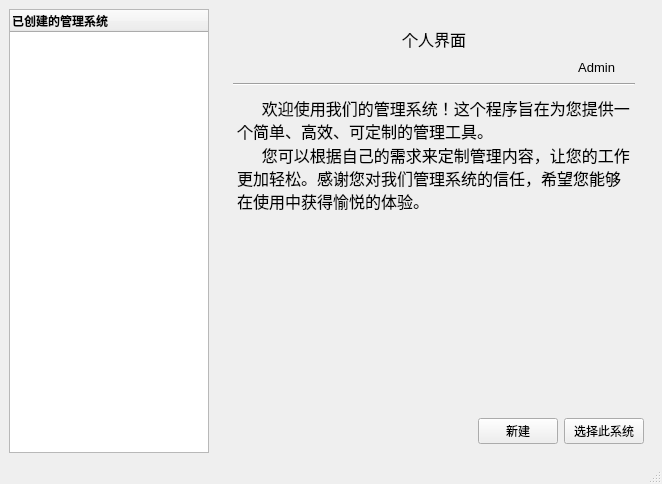
<?xml version="1.0" encoding="UTF-8"?>
<ui version="4.0">
 <class>Personal_MainWindow</class>
 <widget class="QMainWindow" name="Personal_MainWindow">
  <property name="geometry">
   <rect>
    <x>0</x>
    <y>0</y>
    <width>662</width>
    <height>484</height>
   </rect>
  </property>
  <property name="windowTitle">
   <string>个人界面</string>
  </property>
  <widget class="QWidget" name="centralwidget">
   <layout class="QHBoxLayout" name="horizontalLayout">
    <item>
     <widget class="QTreeWidget" name="treeWidget">
      <property name="sizePolicy">
       <sizepolicy hsizetype="Maximum" vsizetype="Expanding">
        <horstretch>0</horstretch>
        <verstretch>0</verstretch>
       </sizepolicy>
      </property>
      <property name="minimumSize">
       <size>
        <width>200</width>
        <height>0</height>
       </size>
      </property>
      <property name="maximumSize">
       <size>
        <width>200</width>
        <height>16777215</height>
       </size>
      </property>
      <column>
       <property name="text">
        <string>已创建的管理系统</string>
       </property>
       <property name="font">
        <font>
         <weight>75</weight>
         <bold>true</bold>
        </font>
       </property>
      </column>
     </widget>
    </item>
    <item>
     <widget class="QWidget" name="widget" native="true">
      <layout class="QVBoxLayout" name="verticalLayout">
       <item>
        <widget class="QStackedWidget" name="stackedWidget">
         <property name="currentIndex">
          <number>0</number>
         </property>
         <widget class="QWidget" name="page">
          <layout class="QVBoxLayout" name="verticalLayout_3">
           <item>
            <layout class="QGridLayout" name="gridLayout">
             <property name="bottomMargin">
              <number>0</number>
             </property>
             <property name="horizontalSpacing">
              <number>6</number>
             </property>
             <item row="0" column="0">
              <widget class="QLabel" name="introduce">
               <property name="font">
                <font>
                 <family>Adobe 黑体 Std R</family>
                 <pointsize>12</pointsize>
                 <weight>50</weight>
                 <italic>false</italic>
                 <bold>false</bold>
                </font>
               </property>
               <property name="text">
                <string>个人界面</string>
               </property>
               <property name="alignment">
                <set>Qt::AlignCenter</set>
               </property>
              </widget>
             </item>
             <item row="1" column="0">
              <layout class="QHBoxLayout" name="horizontalLayout_3">
               <property name="bottomMargin">
                <number>0</number>
               </property>
               <item>
                <widget class="QLabel" name="account_lab">
                 <property name="font">
                  <font>
                   <pointsize>10</pointsize>
                  </font>
                 </property>
                 <property name="layoutDirection">
                  <enum>Qt::LeftToRight</enum>
                 </property>
                 <property name="text">
                  <string>Admin</string>
                 </property>
                 <property name="scaledContents">
                  <bool>false</bool>
                 </property>
                 <property name="alignment">
                  <set>Qt::AlignRight|Qt::AlignTrailing|Qt::AlignVCenter</set>
                 </property>
                </widget>
               </item>
               <item>
                <spacer name="horizontalSpacer_2">
                 <property name="orientation">
                  <enum>Qt::Horizontal</enum>
                 </property>
                 <property name="sizeType">
                  <enum>QSizePolicy::Fixed</enum>
                 </property>
                 <property name="sizeHint" stdset="0">
                  <size>
                   <width>20</width>
                   <height>20</height>
                  </size>
                 </property>
                </spacer>
               </item>
              </layout>
             </item>
             <item row="3" column="0">
              <widget class="QTextBrowser" name="textBrowser">
               <property name="font">
                <font>
                 <family>Adobe 黑体 Std R</family>
                </font>
               </property>
               <property name="autoFillBackground">
                <bool>false</bool>
               </property>
               <property name="styleSheet">
                <string notr="true">background:transparent;border-width:0;border-style:outset</string>
               </property>
               <property name="tabChangesFocus">
                <bool>false</bool>
               </property>
               <property name="html">
                <string>&lt;!DOCTYPE HTML PUBLIC &quot;-//W3C//DTD HTML 4.0//EN&quot; &quot;http://www.w3.org/TR/REC-html40/strict.dtd&quot;&gt;
&lt;html&gt;&lt;head&gt;&lt;meta name=&quot;qrichtext&quot; content=&quot;1&quot; /&gt;&lt;style type=&quot;text/css&quot;&gt;
p, li { white-space: pre-wrap; }
&lt;/style&gt;&lt;/head&gt;&lt;body style=&quot; font-family:'Adobe 黑体 Std R'; font-size:9pt; font-weight:400; font-style:normal;&quot;&gt;
&lt;p style=&quot; margin-top:0px; margin-bottom:0px; margin-left:0px; margin-right:0px; -qt-block-indent:0; text-indent:0px;&quot;&gt;&lt;span style=&quot; font-size:12pt;&quot;&gt;      欢迎使用我们的管理系统！这个程序旨在为您提供一个简单、高效、可定制的管理工具。&lt;/span&gt;&lt;/p&gt;
&lt;p style=&quot; margin-top:0px; margin-bottom:0px; margin-left:0px; margin-right:0px; -qt-block-indent:0; text-indent:0px;&quot;&gt;&lt;span style=&quot; font-size:12pt;&quot;&gt;      您可以根据自己的需求来定制管理内容，让您的工作更加轻松。感谢您对我们管理系统的信任，希望您能够在使用中获得愉悦的体验。&lt;/span&gt;&lt;/p&gt;&lt;/body&gt;&lt;/html&gt;</string>
               </property>
              </widget>
             </item>
             <item row="4" column="0">
              <spacer name="verticalSpacer">
               <property name="orientation">
                <enum>Qt::Vertical</enum>
               </property>
               <property name="sizeHint" stdset="0">
                <size>
                 <width>20</width>
                 <height>40</height>
                </size>
               </property>
              </spacer>
             </item>
             <item row="2" column="0">
              <widget class="Line" name="line">
               <property name="orientation">
                <enum>Qt::Horizontal</enum>
               </property>
              </widget>
             </item>
            </layout>
           </item>
          </layout>
         </widget>
         <widget class="QWidget" name="page_2"/>
        </widget>
       </item>
       <item>
        <layout class="QHBoxLayout" name="horizontalLayout_2">
         <item>
          <spacer name="horizontalSpacer">
           <property name="orientation">
            <enum>Qt::Horizontal</enum>
           </property>
           <property name="sizeHint" stdset="0">
            <size>
             <width>40</width>
             <height>20</height>
            </size>
           </property>
          </spacer>
         </item>
         <item>
          <widget class="myMaterialButton" name="create_btn">
           <property name="text">
            <string>新建</string>
           </property>
          </widget>
         </item>
         <item>
          <widget class="myMaterialButton" name="selectbtn">
           <property name="text">
            <string>选择此系统</string>
           </property>
          </widget>
         </item>
        </layout>
       </item>
      </layout>
     </widget>
    </item>
   </layout>
  </widget>
  <widget class="QMenuBar" name="menubar">
   <property name="geometry">
    <rect>
     <x>0</x>
     <y>0</y>
     <width>662</width>
     <height>21</height>
    </rect>
   </property>
  </widget>
  <widget class="QStatusBar" name="statusbar"/>
 </widget>
 <customwidgets>
  <customwidget>
   <class>myMaterialButton</class>
   <extends>QPushButton</extends>
   <header location="global">myMaterialButton.h</header>
  </customwidget>
 </customwidgets>
 <resources/>
 <connections/>
</ui>
